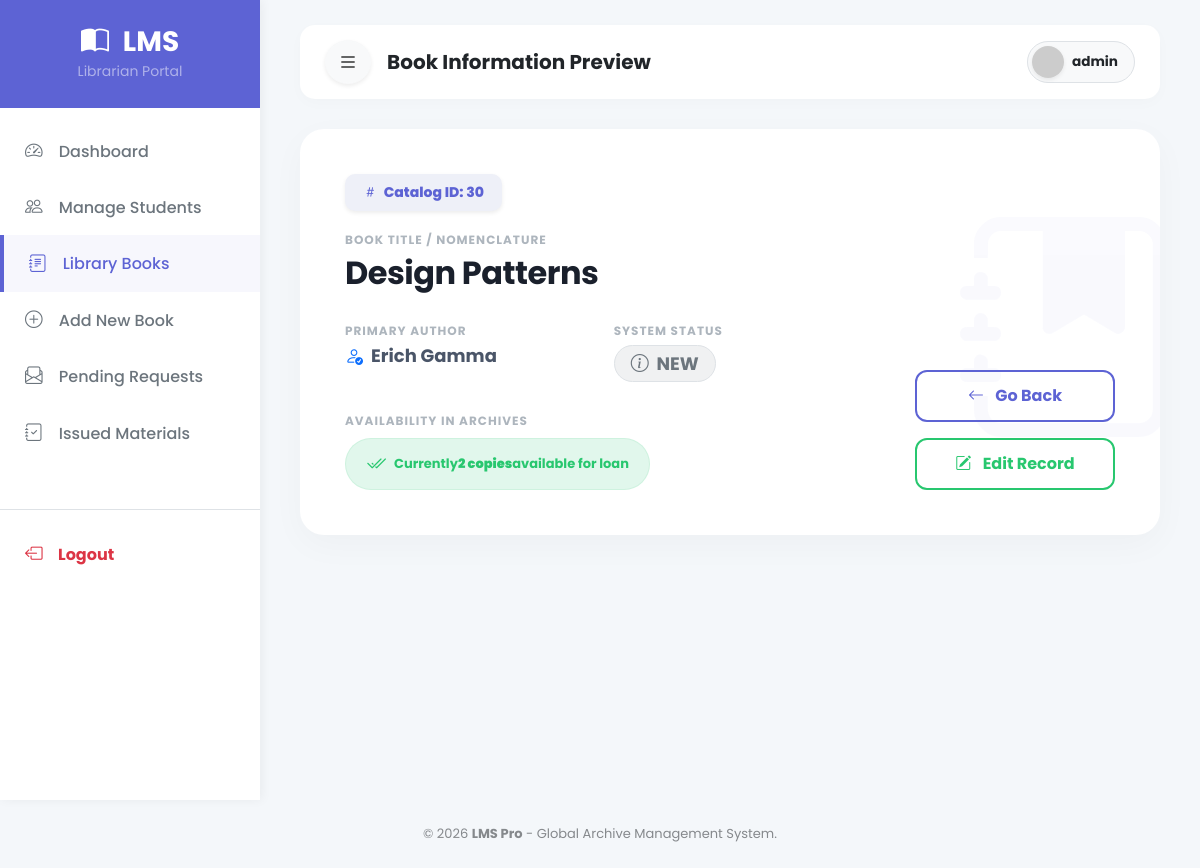
/admin/bookdetails.php?id=30 (signed in), run on the app's committed database.
### tables this page shows
CREATE TABLE `user` (
  `RollNo` varchar(50) NOT NULL,
  `Name` varchar(50) DEFAULT NULL,
  `Type` varchar(50) DEFAULT NULL,
  `EmailId` varchar(50) DEFAULT NULL,
  `MobNo` bigint(11) DEFAULT NULL,
  `Password` varchar(50) DEFAULT NULL,
  `wallet_balance` decimal(10,2) DEFAULT 0.00
);

CREATE TABLE `book` (
  `BookId` int(10) NOT NULL,
  `Title` varchar(50) DEFAULT NULL,
  `Availability` int(5) DEFAULT NULL,
  `status` varchar(50) NOT NULL,
  `Author` varchar(50) NOT NULL,
  `Year` int(11) DEFAULT NULL,
  `Description` text DEFAULT NULL,
  `is_online` tinyint(1) DEFAULT 0,
  `file_path` varchar(255) DEFAULT NULL,
  `price` decimal(10,2) DEFAULT 0.00
);

### admin/bookdetails.php (the view, shortened to what this page needs)
<?php
require('../includes/dbconn.php');
$rollno = $_SESSION['RollNo'];
$sql_check = "SELECT * FROM LMS.user WHERE RollNo='$rollno' AND Type='Admin'";
$result_check = $conn->query($sql_check);
$admin_row = $result_check->fetch_assoc();
$admin_name = $admin_row['Name'] ?? 'Librarian';
if(isset($_GET['id'])) {
    $book_id = $conn->real_escape_string($_GET['id']);
    $sql = "SELECT * FROM LMS.book WHERE BookId='$book_id'";
    $result = $conn->query($sql);
    if($result && $result->num_rows > 0) {
        $row = $result->fetch_assoc();
        $title = $row['Title'];
        $author = $row['Author'] ?? 'Unknown Author';
        $avail = $row['Availability'];
        $status = $row['status'];
    } else {
        echo "<script>alert('Book not found!'); window.location='book.php';</script>";
        exit();
    }
} else {
    header("Location: book.php");
    exit();
}
?>
<!DOCTYPE html>
<html lang="en">
<head>
    <link href="https://cdn.jsdelivr.net/npm/bootstrap@5.3.0/dist/css/bootstrap.min.css" rel="stylesheet">
    <link rel="stylesheet" href="https://cdn.jsdelivr.net/npm/bootstrap-icons@1.11.1/font/bootstrap-icons.css">
</head>
<body>
<div class="wrapper">
    <nav id="sidebar">
        <div class="sidebar-header">
            <h3 class="mb-0 fw-bold"><i class="bi bi-book-half me-2"></i> LMS</h3>
            <small class="text-white-50">Librarian Portal</small>
        </div>
        <ul class="list-unstyled components">
            <li><a href="index.php"><i class="bi bi-speedometer2"></i> Dashboard</a></li>
            <li><a href="student.php"><i class="bi bi-people"></i> Manage Students</a></li>
            <li class="active"><a href="book.php"><i class="bi bi-journal-text"></i> Library Books</a></li>
            <li><a href="addbook.php"><i class="bi bi-plus-circle"></i> Add New Book</a></li>
            <li><a href="requests.php"><i class="bi bi-envelope-paper"></i> Pending Requests</a></li>
            <li><a href="current.php"><i class="bi bi-journal-check"></i> Issued Materials</a></li>
            <li class="mt-5 pt-3 border-top"><a href="logout.php" class="text-danger fw-bold"><i class="bi bi-box-arrow-left"></i> Logout</a></li>
        </ul>
    </nav>
    <div id="content">
        <nav class="top-navbar d-flex justify-content-between align-items-center">
            <div class="d-flex align-items-center">
                <button type="button" id="sidebarCollapse" class="btn btn-light rounded-circle me-3 shadow-sm">
                    <i class="bi bi-list fs-5"></i>
                </button>
                <h5 class="fw-bold mb-0 text-dark">Book Information Preview</h5>
            </div>
            <div class="d-flex align-items-center bg-light rounded-pill p-1 pe-3 border">
                <img src="https://ui-avatars.com/api/?name=<?php echo urlencode($admin_name); ?>&background=5D63D4&color=fff&rounded=true&bold=true" width="32" class="me-2 shadow-sm rounded-circle">
                <span class="fw-bold text-dark" style="font-size: 0.85rem;"><?php echo strtolower($admin_name); ?></span>
            </div>
        </nav>
        <div class="card-container">
            <i class="bi bi-journal-bookmark-fill watermark-icon"></i>
            <div class="row g-0 position-relative">
                <div class="col-lg-8">
                    <span class="id-badge shadow-sm"><i class="bi bi-hash me-1"></i> Catalog ID: <?php echo $book_id; ?></span>
                    <div class="info-label">Book Title / Nomenclature</div>
                    <div class="info-value" style="font-size: 32px; letter-spacing: -0.5px;">
                        <?php echo htmlspecialchars($title); ?>
                    </div>
                    <div class="row">
                        <div class="col-md-6">
                            <div class="info-label">Primary Author</div>
                            <div class="info-value" style="font-size: 18px; color: #4a5568;">
                                <i class="bi bi-person-check text-primary me-2"></i><?php echo htmlspecialchars($author); ?>
                            </div>
                        </div>
                        <div class="col-md-6">
                            <div class="info-label">System Status</div>
                            <div class="info-value">
                                <span class="badge bg-secondary bg-opacity-10 text-secondary border px-3 py-2 rounded-pill">
                                    <i class="bi bi-info-circle me-1"></i> <?php echo strtoupper($status); ?>
                                </span>
                            </div>
                        </div>
                    </div>
                    <div class="info-label">Availability in Archives</div>
                    <div class="mt-2">
                        <span class="avail-badge">
                            <i class="bi bi-check2-all me-2 fs-5"></i> Currently <strong><?php echo $avail; ?> copies</strong> available for loan
                        </span>
                    </div>
                </div>
                <div class="col-lg-4 text-end d-flex flex-column justify-content-end mt-4 mt-lg-0">
                    <div class="d-flex flex-column gap-3 align-items-lg-end">
                        <a href="book.php" class="btn btn-outline-custom w-100" style="max-width: 200px;">
                            <i class="bi bi-arrow-left me-2"></i> Go Back
                        </a>
                        <a href="edit_book_details.php?id=<?php echo $book_id; ?>" class="btn btn-outline-edit w-100" style="max-width: 200px;">
                            <i class="bi bi-pencil-square me-2"></i> Edit Record
                        </a>
                    </div>
                </div>
            </div>
        </div>
    </div>
</div>
<footer class="text-center py-4 text-muted" style="font-size: 13px; opacity: 0.7;">
    &copy; <?php echo date('Y'); ?> <strong>LMS Pro</strong> - Global Archive Management System.
</footer>
</body>
</html>

### admin/bookdetails.php (style rules this page uses)
:root { --primary: #5D63D4; --primary-light: #7b81ea; --bg-body: #f4f7fa; --badge-blue: #eef0f8; --badge-green: #e1f7ec; --text-green: #28c76f; }
body { font-family: 'Poppins', sans-serif; background-color: var(--bg-body); color: #2b3452; }
.wrapper { display: flex; width: 100%; align-items: stretch; }
#sidebar { min-width: 260px; max-width: 260px; background: #fff; transition: all 0.3s; box-shadow: 2px 0 10px rgba(0,0,0,0.05); min-height: 100vh; z-index: 999; }
.sidebar-header { padding: 25px; background: var(--primary); color: white; text-align: center; }
#sidebar ul.components { padding: 15px 0; }
#sidebar ul li a { padding: 15px 25px; display: block; color: #6c757d; text-decoration: none; font-weight: 500; }
#sidebar ul li a i { margin-right: 12px; font-size: 1.1em; }
#sidebar ul li a:hover, #sidebar ul li.active > a { color: var(--primary); background: rgba(93, 99, 212, 0.05); border-left: 4px solid var(--primary); }
#content { width: 100%; padding: 25px 40px; }
.top-navbar { background: #fff; padding: 15px 25px; border-radius: 15px; box-shadow: 0 4px 15px rgba(0,0,0,0.02); margin-bottom: 30px; }
.card-container { background: white; border-radius: 24px; padding: 45px; box-shadow: 0 10px 35px rgba(0,0,0,0.03); border: none; position: relative; overflow: hidden; }
.id-badge { background-color: var(--badge-blue); color: var(--primary); padding: 8px 18px; border-radius: 10px; font-weight: 800; font-size: 14px; display: inline-block; margin-bottom: 20px; }
.info-label { color: #adb5bd; font-size: 12px; font-weight: 700; text-transform: uppercase; letter-spacing: 1px; margin-bottom: 5px; }
.info-value { font-size: 24px; font-weight: 700; color: #1a202c; margin-bottom: 30px; line-height: 1.2; }
.avail-badge { background-color: var(--badge-green); color: var(--text-green); padding: 10px 20px; border-radius: 50px; font-weight: 700; font-size: 13px; display: inline-flex; align-items: center; border: 1px solid rgba(40, 199, 111, 0.1); }
.btn-outline-custom { border: 2px solid var(--primary); color: var(--primary); border-radius: 12px; font-weight: 700; padding: 12px 25px; transition: 0.3s; background: transparent; }
.btn-outline-edit { border: 2px solid var(--text-green); color: var(--text-green); border-radius: 12px; font-weight: 700; padding: 12px 25px; transition: 0.3s; background: transparent; text-decoration: none; display: inline-block; }
.watermark-icon { position: absolute; right: -20px; top: 50%; transform: translateY(-50%); font-size: 220px; color: var(--primary); opacity: 0.03; pointer-events: none; }

### data on the page
user: Name "admin"
book: Title "Design Patterns", Author "Erich Gamma", status "NEW", Availability "2"

### other printed values
$book_id "30"
